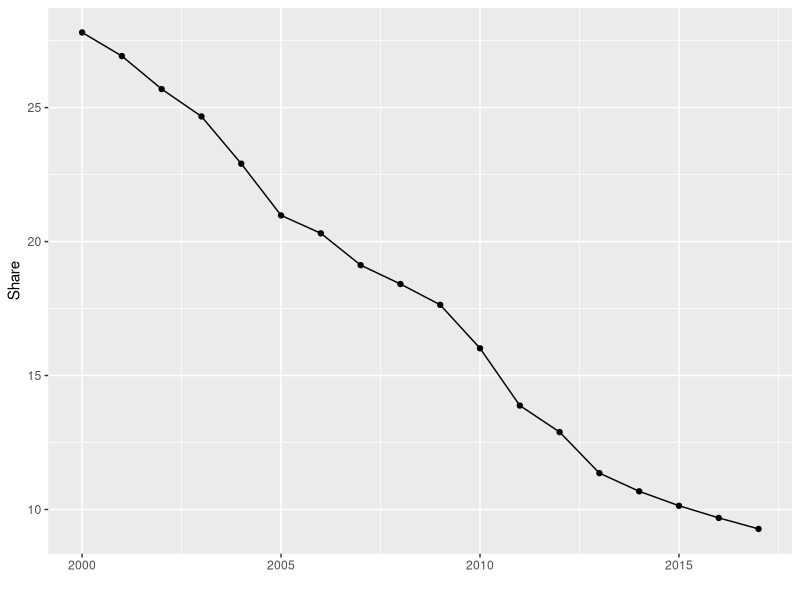
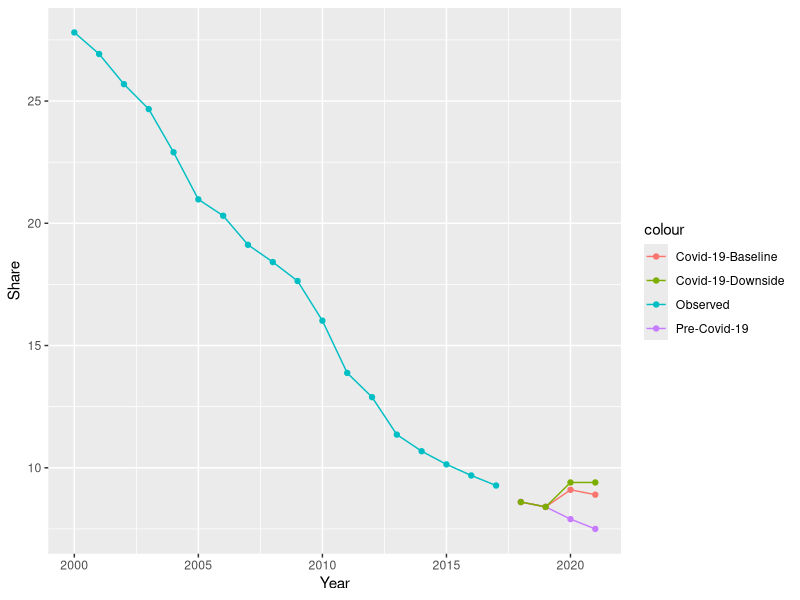

Recreate these plots in R, in order.
## ---- chunk 1
#| label: tbl-example-poverty
#| tbl-cap: "Share of world polpulation living in extreme poverty, Source: World Bank"


# read poverty data from our project data folder
povdat_by_country <- read.csv("data/extreme_poverty/share-of-population-in-extreme-poverty.csv")
# select the years from 2000
povdat_world <- with(povdat_by_country, povdat_by_country[Entity == "World" & Year >= 2000, ])
# Keep only the year and the share
plot_data <- povdat_world[,c(3,4)]
# Rename variables
names(plot_data) <- c("Year", "Share")

# produce a table
library(knitr)
kable(head(plot_data, n= 10), row.names = F, digits = 1)
## ---- chunk 2
#| label: fig-share-of-people-in-extreme-poverty-world
#| fig-cap: Share of world population living in extreme poverty from 2000 - 2017
#| warning: false

library(ggplot2)

p <- ggplot(plot_data, aes(x = Year, y = Share)) + 
     geom_line() +
     geom_point() +
     xlab("")
p
## ---- chunk 3
#| label: fig-share-of-people-in-extreme-poverty-world-forecast
#| fig-cap: Share of world population living in extreme poverty from 2000 - 2017 with predictions until 2021
#| warning: false

obsdat <- data.frame(Year = plot_data$Year, Scenario = rep("Observed", 18), Share = plot_data$Share)

pred_dat_precovid <- data.frame(Year = c(2018, 2019, 2020, 2021), Scenario = rep("Pre-Covid-19", 4), Share = c(8.6, 8.4, 7.9, 7.5))

pred_dat_covidbase <- data.frame(Year = c(2018, 2019, 2020, 2021), Scenario = rep("Covid-19-Baseline", 4), Share = c(8.6, 8.4, 9.1, 8.9))

pred_dat_coviddown <- data.frame(Year = c(2018, 2019, 2020, 2021), Scenario = rep("Covid-19-Downside", 4), Share = c(8.6, 8.4, 9.4, 9.4))



p <- ggplot(obsdat, aes(x = Year, y = Share)) + 
  geom_point(aes(color="Observed")) + 
  geom_line(aes(color = "Observed")) +
  geom_point(data = pred_dat_precovid, aes(color = "Pre-Covid-19")) +
  geom_line(data = pred_dat_precovid, aes(color = "Pre-Covid-19")) +
  geom_point(data = pred_dat_covidbase, aes(color = "Covid-19-Baseline")) +
  geom_line(data = pred_dat_covidbase, aes(color = "Covid-19-Baseline")) +
  geom_point(data = pred_dat_coviddown, aes(color = "Covid-19-Downside")) +
  geom_line(data = pred_dat_coviddown, aes(color = "Covid-19-Downside"))
  xlab("")

p
